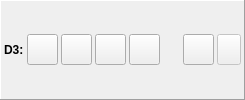
     <widget class="QFrame" name="horizontalFrame_3">
      <property name="sizePolicy">
       <sizepolicy hsizetype="Expanding" vsizetype="Fixed">
        <horstretch>0</horstretch>
        <verstretch>0</verstretch>
       </sizepolicy>
      </property>
      <property name="contextMenuPolicy">
       <enum>Qt::ActionsContextMenu</enum>
      </property>
      <property name="autoFillBackground">
       <bool>false</bool>
      </property>
      <property name="frameShape">
       <enum>QFrame::Panel</enum>
      </property>
      <property name="frameShadow">
       <enum>QFrame::Raised</enum>
      </property>
      <layout class="QHBoxLayout" name="horizontalLayout_3">
       <property name="spacing">
        <number>3</number>
       </property>
       <property name="margin">
        <number>3</number>
       </property>
       <item>
        <widget class="QLabel" name="label_7">
         <property name="sizePolicy">
          <sizepolicy hsizetype="Fixed" vsizetype="Fixed">
           <horstretch>0</horstretch>
           <verstretch>0</verstretch>
          </sizepolicy>
         </property>
         <property name="font">
          <font>
           <weight>75</weight>
           <bold>true</bold>
          </font>
         </property>
         <property name="text">
          <string>D3:</string>
         </property>
         <property name="margin">
          <number>5</number>
         </property>
        </widget>
       </item>
       <item>
        <widget class="QToolButton" name="buttonMountDisk_3">
         <property name="minimumSize">
          <size>
           <width>31</width>
           <height>31</height>
          </size>
         </property>
         <property name="maximumSize">
          <size>
           <width>31</width>
           <height>31</height>
          </size>
         </property>
        </widget>
       </item>
       <item>
        <widget class="QToolButton" name="buttonMountFolder_3">
         <property name="minimumSize">
          <size>
           <width>31</width>
           <height>31</height>
          </size>
         </property>
         <property name="maximumSize">
          <size>
           <width>31</width>
           <height>31</height>
          </size>
         </property>
        </widget>
       </item>
       <item>
        <widget class="QToolButton" name="buttonEject_3">
         <property name="minimumSize">
          <size>
           <width>31</width>
           <height>31</height>
          </size>
         </property>
         <property name="maximumSize">
          <size>
           <width>31</width>
           <height>31</height>
          </size>
         </property>
        </widget>
       </item>
       <item>
        <widget class="QToolButton" name="buttonEditDisk_3">
         <property name="minimumSize">
          <size>
           <width>31</width>
           <height>31</height>
          </size>
         </property>
         <property name="maximumSize">
          <size>
           <width>31</width>
           <height>31</height>
          </size>
         </property>
         <property name="checkable">
          <bool>false</bool>
         </property>
        </widget>
       </item>
       <item>
        <layout class="QVBoxLayout" name="verticalLayout_3">
         <property name="spacing">
          <number>0</number>
         </property>
         <property name="leftMargin">
          <number>5</number>
         </property>
         <property name="rightMargin">
          <number>5</number>
         </property>
         <item>
          <widget class="QLabel" name="labelFileName_3">
           <property name="sizePolicy">
            <sizepolicy hsizetype="Ignored" vsizetype="Fixed">
             <horstretch>0</horstretch>
             <verstretch>0</verstretch>
            </sizepolicy>
           </property>
           <property name="autoFillBackground">
            <bool>false</bool>
           </property>
           <property name="text">
            <string/>
           </property>
           <property name="textFormat">
            <enum>Qt::PlainText</enum>
           </property>
           <property name="wordWrap">
            <bool>false</bool>
           </property>
          </widget>
         </item>
         <item>
          <widget class="QLabel" name="labelImageProperties_3">
           <property name="sizePolicy">
            <sizepolicy hsizetype="Preferred" vsizetype="Fixed">
             <horstretch>0</horstretch>
             <verstretch>0</verstretch>
            </sizepolicy>
           </property>
           <property name="palette">
            <palette>
             <active>
              <colorrole role="WindowText">
               <brush brushstyle="SolidPattern">
                <color alpha="255">
                 <red>128</red>
                 <green>128</green>
                 <blue>128</blue>
                </color>
               </brush>
              </colorrole>
              <colorrole role="Mid">
               <brush brushstyle="SolidPattern">
                <color alpha="255">
                 <red>157</red>
                 <green>155</green>
                 <blue>144</blue>
                </color>
               </brush>
              </colorrole>
             </active>
             <inactive>
              <colorrole role="WindowText">
               <brush brushstyle="SolidPattern">
                <color alpha="255">
                 <red>128</red>
                 <green>128</green>
                 <blue>128</blue>
                </color>
               </brush>
              </colorrole>
              <colorrole role="Mid">
               <brush brushstyle="SolidPattern">
                <color alpha="255">
                 <red>157</red>
                 <green>155</green>
                 <blue>144</blue>
                </color>
               </brush>
              </colorrole>
             </inactive>
             <disabled>
              <colorrole role="WindowText">
               <brush brushstyle="SolidPattern">
                <color alpha="255">
                 <red>118</red>
                 <green>116</green>
                 <blue>108</blue>
                </color>
               </brush>
              </colorrole>
              <colorrole role="Mid">
               <brush brushstyle="SolidPattern">
                <color alpha="255">
                 <red>157</red>
                 <green>155</green>
                 <blue>144</blue>
                </color>
               </brush>
              </colorrole>
             </disabled>
            </palette>
           </property>
           <property name="textFormat">
            <enum>Qt::PlainText</enum>
           </property>
           <property name="alignment">
            <set>Qt::AlignRight|Qt::AlignTrailing|Qt::AlignVCenter</set>
           </property>
           <property name="wordWrap">
            <bool>false</bool>
           </property>
          </widget>
         </item>
        </layout>
       </item>
       <item>
        <widget class="QToolButton" name="buttonSave_3">
         <property name="minimumSize">
          <size>
           <width>31</width>
           <height>31</height>
          </size>
         </property>
         <property name="maximumSize">
          <size>
           <width>31</width>
           <height>31</height>
          </size>
         </property>
         <property name="checkable">
          <bool>true</bool>
         </property>
        </widget>
       </item>
       <item>
        <widget class="QToolButton" name="autoSave_3">
         <property name="enabled">
          <bool>false</bool>
         </property>
         <property name="maximumSize">
          <size>
           <width>31</width>
           <height>31</height>
          </size>
         </property>
         <property name="text">
          <string/>
         </property>
         <property name="checkable">
          <bool>false</bool>
         </property>
        </widget>
       </item>
      </layout>
     </widget>
